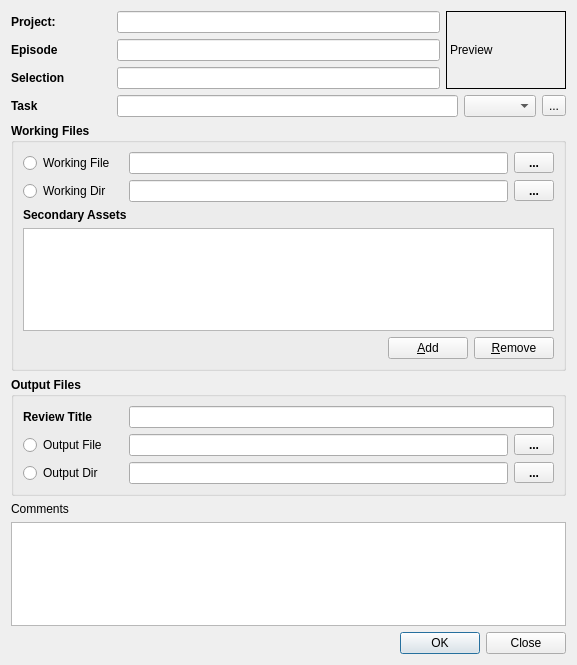
<?xml version="1.0" encoding="UTF-8"?>
<ui version="4.0">
 <class>PublishDialog</class>
 <widget class="QDialog" name="PublishDialog">
  <property name="geometry">
   <rect>
    <x>0</x>
    <y>0</y>
    <width>577</width>
    <height>665</height>
   </rect>
  </property>
  <property name="windowTitle">
   <string>Publish Asset for Task</string>
  </property>
  <layout class="QVBoxLayout" name="verticalLayout_6">
   <item>
    <layout class="QHBoxLayout" name="horizontalLayout_7">
     <item>
      <layout class="QVBoxLayout" name="verticalLayout_2">
       <item>
        <layout class="QHBoxLayout" name="horizontalLayout_3">
         <item>
          <widget class="QLabel" name="label_3">
           <property name="minimumSize">
            <size>
             <width>100</width>
             <height>0</height>
            </size>
           </property>
           <property name="font">
            <font>
             <weight>75</weight>
             <bold>true</bold>
            </font>
           </property>
           <property name="text">
            <string>Project:</string>
           </property>
          </widget>
         </item>
         <item>
          <widget class="QLineEdit" name="lineEdit"/>
         </item>
        </layout>
       </item>
       <item>
        <layout class="QHBoxLayout" name="horizontalLayout_5">
         <item>
          <widget class="QLabel" name="label_4">
           <property name="minimumSize">
            <size>
             <width>100</width>
             <height>0</height>
            </size>
           </property>
           <property name="font">
            <font>
             <weight>75</weight>
             <bold>true</bold>
            </font>
           </property>
           <property name="text">
            <string>Episode</string>
           </property>
          </widget>
         </item>
         <item>
          <widget class="QLineEdit" name="lineEdit_2"/>
         </item>
        </layout>
       </item>
       <item>
        <layout class="QHBoxLayout" name="horizontalLayout_6">
         <item>
          <widget class="QLabel" name="label_5">
           <property name="minimumSize">
            <size>
             <width>100</width>
             <height>0</height>
            </size>
           </property>
           <property name="font">
            <font>
             <weight>75</weight>
             <bold>true</bold>
            </font>
           </property>
           <property name="text">
            <string>Selection</string>
           </property>
          </widget>
         </item>
         <item>
          <widget class="QLineEdit" name="lineEdit_3"/>
         </item>
        </layout>
       </item>
      </layout>
     </item>
     <item>
      <widget class="QLabel" name="labelIcon">
       <property name="minimumSize">
        <size>
         <width>120</width>
         <height>0</height>
        </size>
       </property>
       <property name="frameShape">
        <enum>QFrame::Box</enum>
       </property>
       <property name="text">
        <string>Preview</string>
       </property>
      </widget>
     </item>
    </layout>
   </item>
   <item>
    <layout class="QHBoxLayout" name="horizontalLayout_2">
     <item>
      <widget class="QLabel" name="label_2">
       <property name="minimumSize">
        <size>
         <width>100</width>
         <height>0</height>
        </size>
       </property>
       <property name="font">
        <font>
         <weight>75</weight>
         <bold>true</bold>
        </font>
       </property>
       <property name="text">
        <string>Task</string>
       </property>
      </widget>
     </item>
     <item>
      <widget class="QLineEdit" name="lineEditTask">
       <property name="readOnly">
        <bool>true</bool>
       </property>
      </widget>
     </item>
     <item>
      <widget class="QComboBox" name="comboBoxTaskStatus"/>
     </item>
     <item>
      <widget class="QToolButton" name="toolButtonWeb">
       <property name="toolTip">
        <string>Open in Kitsu</string>
       </property>
       <property name="text">
        <string>...</string>
       </property>
      </widget>
     </item>
    </layout>
   </item>
   <item>
    <widget class="QGroupBox" name="groupBox">
     <property name="font">
      <font>
       <weight>75</weight>
       <bold>true</bold>
      </font>
     </property>
     <property name="title">
      <string>Working Files</string>
     </property>
     <property name="flat">
      <bool>false</bool>
     </property>
     <layout class="QVBoxLayout" name="verticalLayout_5">
      <item>
       <layout class="QHBoxLayout" name="horizontalLayoutProjectFile">
        <item>
         <widget class="QRadioButton" name="radioButton">
          <property name="minimumSize">
           <size>
            <width>100</width>
            <height>0</height>
           </size>
          </property>
          <property name="font">
           <font>
            <weight>50</weight>
            <bold>false</bold>
           </font>
          </property>
          <property name="text">
           <string>Working File</string>
          </property>
         </widget>
        </item>
        <item>
         <widget class="QLineEdit" name="projectFileEdit"/>
        </item>
        <item>
         <widget class="QToolButton" name="projectFileToolButton">
          <property name="minimumSize">
           <size>
            <width>40</width>
            <height>0</height>
           </size>
          </property>
          <property name="maximumSize">
           <size>
            <width>40</width>
            <height>16777215</height>
           </size>
          </property>
          <property name="text">
           <string>...</string>
          </property>
         </widget>
        </item>
       </layout>
      </item>
      <item>
       <layout class="QHBoxLayout" name="horizontalLayoutProjectFile_4">
        <item>
         <widget class="QRadioButton" name="radioButton_2">
          <property name="minimumSize">
           <size>
            <width>100</width>
            <height>0</height>
           </size>
          </property>
          <property name="font">
           <font>
            <weight>50</weight>
            <bold>false</bold>
           </font>
          </property>
          <property name="text">
           <string>Working Dir</string>
          </property>
         </widget>
        </item>
        <item>
         <widget class="QLineEdit" name="projectFileEdit_2"/>
        </item>
        <item>
         <widget class="QToolButton" name="projectFileToolButton_2">
          <property name="minimumSize">
           <size>
            <width>40</width>
            <height>0</height>
           </size>
          </property>
          <property name="maximumSize">
           <size>
            <width>40</width>
            <height>16777215</height>
           </size>
          </property>
          <property name="text">
           <string>...</string>
          </property>
         </widget>
        </item>
       </layout>
      </item>
      <item>
       <layout class="QVBoxLayout" name="verticalLayout_3">
        <item>
         <widget class="QLabel" name="referencesLabel">
          <property name="minimumSize">
           <size>
            <width>100</width>
            <height>0</height>
           </size>
          </property>
          <property name="font">
           <font>
            <weight>75</weight>
            <bold>true</bold>
           </font>
          </property>
          <property name="text">
           <string>Secondary Assets</string>
          </property>
         </widget>
        </item>
        <item>
         <widget class="QListView" name="referencesListView"/>
        </item>
        <item>
         <layout class="QHBoxLayout" name="horizontalLayout_8">
          <item>
           <spacer name="horizontalSpacer">
            <property name="orientation">
             <enum>Qt::Horizontal</enum>
            </property>
            <property name="sizeHint" stdset="0">
             <size>
              <width>40</width>
              <height>20</height>
             </size>
            </property>
           </spacer>
          </item>
          <item>
           <widget class="QPushButton" name="referencesAddPushButton">
            <property name="enabled">
             <bool>true</bool>
            </property>
            <property name="font">
             <font>
              <weight>50</weight>
              <bold>false</bold>
             </font>
            </property>
            <property name="text">
             <string>&amp;Add</string>
            </property>
           </widget>
          </item>
          <item>
           <widget class="QPushButton" name="referencesRemovePushButton">
            <property name="enabled">
             <bool>true</bool>
            </property>
            <property name="font">
             <font>
              <weight>50</weight>
              <bold>false</bold>
             </font>
            </property>
            <property name="text">
             <string>&amp;Remove</string>
            </property>
           </widget>
          </item>
         </layout>
        </item>
       </layout>
      </item>
     </layout>
    </widget>
   </item>
   <item>
    <widget class="QGroupBox" name="groupBox_2">
     <property name="font">
      <font>
       <weight>75</weight>
       <bold>true</bold>
      </font>
     </property>
     <property name="title">
      <string>Output Files</string>
     </property>
     <layout class="QVBoxLayout" name="verticalLayout">
      <item>
       <layout class="QHBoxLayout" name="horizontalLayout_4">
        <item>
         <widget class="QLabel" name="label">
          <property name="minimumSize">
           <size>
            <width>100</width>
            <height>0</height>
           </size>
          </property>
          <property name="text">
           <string>Review Title</string>
          </property>
         </widget>
        </item>
        <item>
         <widget class="QLineEdit" name="reviewTitleLineEdit"/>
        </item>
       </layout>
      </item>
      <item>
       <layout class="QHBoxLayout" name="horizontalLayoutProjectFile_6">
        <item>
         <widget class="QRadioButton" name="radioButton_4">
          <property name="minimumSize">
           <size>
            <width>100</width>
            <height>0</height>
           </size>
          </property>
          <property name="font">
           <font>
            <weight>50</weight>
            <bold>false</bold>
           </font>
          </property>
          <property name="text">
           <string>Output File</string>
          </property>
         </widget>
        </item>
        <item>
         <widget class="QLineEdit" name="projectFileEdit_4"/>
        </item>
        <item>
         <widget class="QToolButton" name="projectFileToolButton_4">
          <property name="minimumSize">
           <size>
            <width>40</width>
            <height>0</height>
           </size>
          </property>
          <property name="maximumSize">
           <size>
            <width>40</width>
            <height>16777215</height>
           </size>
          </property>
          <property name="text">
           <string>...</string>
          </property>
         </widget>
        </item>
       </layout>
      </item>
      <item>
       <layout class="QHBoxLayout" name="horizontalLayoutProjectFile_5">
        <item>
         <widget class="QRadioButton" name="radioButton_3">
          <property name="minimumSize">
           <size>
            <width>100</width>
            <height>0</height>
           </size>
          </property>
          <property name="font">
           <font>
            <weight>50</weight>
            <bold>false</bold>
           </font>
          </property>
          <property name="text">
           <string>Output Dir</string>
          </property>
         </widget>
        </item>
        <item>
         <widget class="QLineEdit" name="projectFileEdit_3"/>
        </item>
        <item>
         <widget class="QToolButton" name="projectFileToolButton_3">
          <property name="minimumSize">
           <size>
            <width>40</width>
            <height>0</height>
           </size>
          </property>
          <property name="maximumSize">
           <size>
            <width>40</width>
            <height>16777215</height>
           </size>
          </property>
          <property name="text">
           <string>...</string>
          </property>
         </widget>
        </item>
       </layout>
      </item>
     </layout>
    </widget>
   </item>
   <item>
    <layout class="QVBoxLayout" name="verticalLayout_4">
     <item>
      <widget class="QLabel" name="commentLabel">
       <property name="minimumSize">
        <size>
         <width>100</width>
         <height>0</height>
        </size>
       </property>
       <property name="text">
        <string>Comments</string>
       </property>
       <property name="alignment">
        <set>Qt::AlignLeading|Qt::AlignLeft|Qt::AlignTop</set>
       </property>
      </widget>
     </item>
     <item>
      <widget class="QPlainTextEdit" name="commentEdit"/>
     </item>
    </layout>
   </item>
   <item>
    <layout class="QHBoxLayout" name="horizontalLayout">
     <item>
      <spacer name="horizontalSpacer_2">
       <property name="orientation">
        <enum>Qt::Horizontal</enum>
       </property>
       <property name="sizeHint" stdset="0">
        <size>
         <width>40</width>
         <height>20</height>
        </size>
       </property>
      </spacer>
     </item>
     <item>
      <widget class="QPushButton" name="pushButtonOK">
       <property name="text">
        <string>OK</string>
       </property>
       <property name="default">
        <bool>true</bool>
       </property>
      </widget>
     </item>
     <item>
      <widget class="QPushButton" name="pushButtonCancel">
       <property name="text">
        <string>Close</string>
       </property>
      </widget>
     </item>
    </layout>
   </item>
  </layout>
 </widget>
 <resources/>
 <connections/>
</ui>
